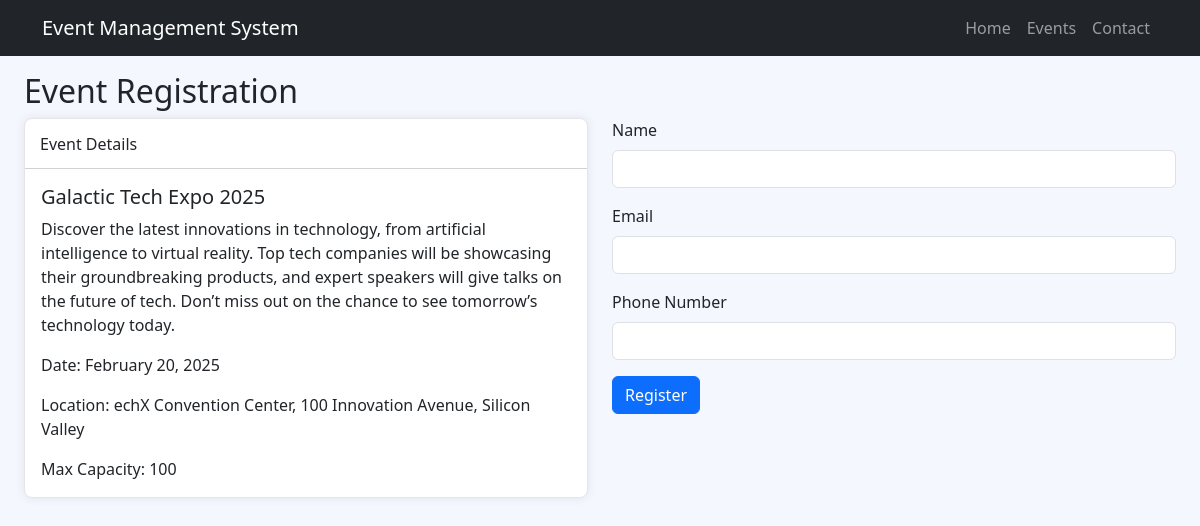
The app's page /event-details?id=2 with its own data.
### tables this page shows
CREATE TABLE `events` (
  `id` int(11) NOT NULL,
  `user_id` int(11) DEFAULT NULL,
  `title` varchar(255) NOT NULL,
  `description` text DEFAULT NULL,
  `date` datetime NOT NULL,
  `location` varchar(255) DEFAULT NULL,
  `max_capacity` int(11) DEFAULT NULL,
  `status` enum('active','cancelled','completed') DEFAULT 'active',
  `created_at` timestamp NOT NULL DEFAULT current_timestamp()
);

### includes/event.php (called while the page is built, shortened)
<?php
class Event
{
    private $conn;
    public function __construct($db)
    {
        $this->conn = $db;
    }
    public function getById($event_id)
    {
        $sql = "SELECT * FROM events WHERE id = :event_id";
        try {
            $stmt = $this->conn->prepare($sql);
            $stmt->execute([':event_id' => $event_id]);
            return $stmt->fetch(PDO::FETCH_ASSOC);
        } catch (PDOException $e) {
            error_log("Error fetching event: " . $e->getMessage());
            return false;
        }
    }
}

### views/event_details.php (the view, shortened to what this page needs)
<?php
require_once ROOT_PATH . '/includes/event.php';
$event_id = $_GET['id'] ?? null;
$database = new Database();
$db = $database->getConnection();
if ($event_id) {
    $event = new Event($db);
    $eventDetails = $event->getById($event_id);
} else {
    echo "No event ID provided.";
    exit;
}
?>
<?php require_once ROOT_PATH . '/views/includes/frontend/header.php'; ?>
<div class="container-fluid p-4 mt-5">
    <h2>Event Registration</h2>
    <div class="row">
        <div class="col-md-6">
            <div class="card">
                <div class="card-header">
                    Event Details
                </div>
                <div class="card-body">
                    <h5 class="card-title"><?php echo htmlspecialchars($eventDetails['title']); ?></h5>
                    <p class="card-text"><?php echo htmlspecialchars($eventDetails['description']); ?></p>
                    <p class="card-text">
                        Date: <?php echo date('F j, Y', strtotime($eventDetails['date'])); ?>
                    </p>
                    <p class="card-text">
                        Location: <?php echo htmlspecialchars($eventDetails['location']); ?>
                    </p>
                    <p class="card-text">
                        Max Capacity: <?php echo htmlspecialchars($eventDetails['max_capacity']); ?>
                    </p>
                </div>
            </div>
        </div>
        <div class="col-md-6">
            <form id="registrationForm" method="POST">
                <div class="mb-3">
                    <label for="name" class="form-label">Name</label>
                    <input type="text" class="form-control" id="name" name="name" required>
                </div>
                <div class="mb-3">
                    <label for="email" class="form-label">Email</label>
                    <input type="email" class="form-control" id="email" name="email" required>
                </div>
                <div class="mb-3">
                    <label for="phone" class="form-label">Phone Number</label>
                    <input type="tel" class="form-control" id="phone" name="phone" required>
                </div>
                <button type="submit" class="btn btn-primary">Register</button>
            </form>
        </div>
    </div>
</div>
<?php require_once ROOT_PATH . '/views/includes/frontend/footer.php'; ?>

### views/includes/frontend/header.php (style rules this page uses)
body { background: #F4F7FD; margin-top: 20px; }
.card { border: 0; box-shadow: 0px 0px 10px 0px rgba(82, 63, 105, 0.1); -webkit-box-shadow: 0px 0px 10px 0px rgba(82, 63, 105, 0.1); -moz-box-shadow: 0px 0px 10px 0px rgba(82, 63, 105, 0.1); -ms-box-shadow: 0px 0px 10px 0px rgba(82, 63, 105, 0.1); }
.card { position: relative; display: flex; flex-direction: column; min-width: 0; word-wrap: break-word; background-color: #ffffff; background-clip: border-box; border: 1px solid #e6e4e9; border-radius: 8px; }
.card .card-header { background: none; padding: 0 0.9375rem; font-weight: 500; display: flex; align-items: center; min-height: 50px; }
.card-header:first-child { border-radius: calc(8px - 1px) calc(8px - 1px) 0 0; }

### records on screen
events: title "Galactic Tech Expo 2025", description "Discover the latest innovations in technology, from artificial intelligence to virtual reality. Top tech companies will be showcasing their groundbreaking products, and expert speakers will give talks on the future of tech. Don’t miss out on the chance to see tomorrow’s technology today.", date "February 20, 2025", location "echX Convention Center, 100 Innovation Avenue, Silicon Valley", max_capacity "100"
